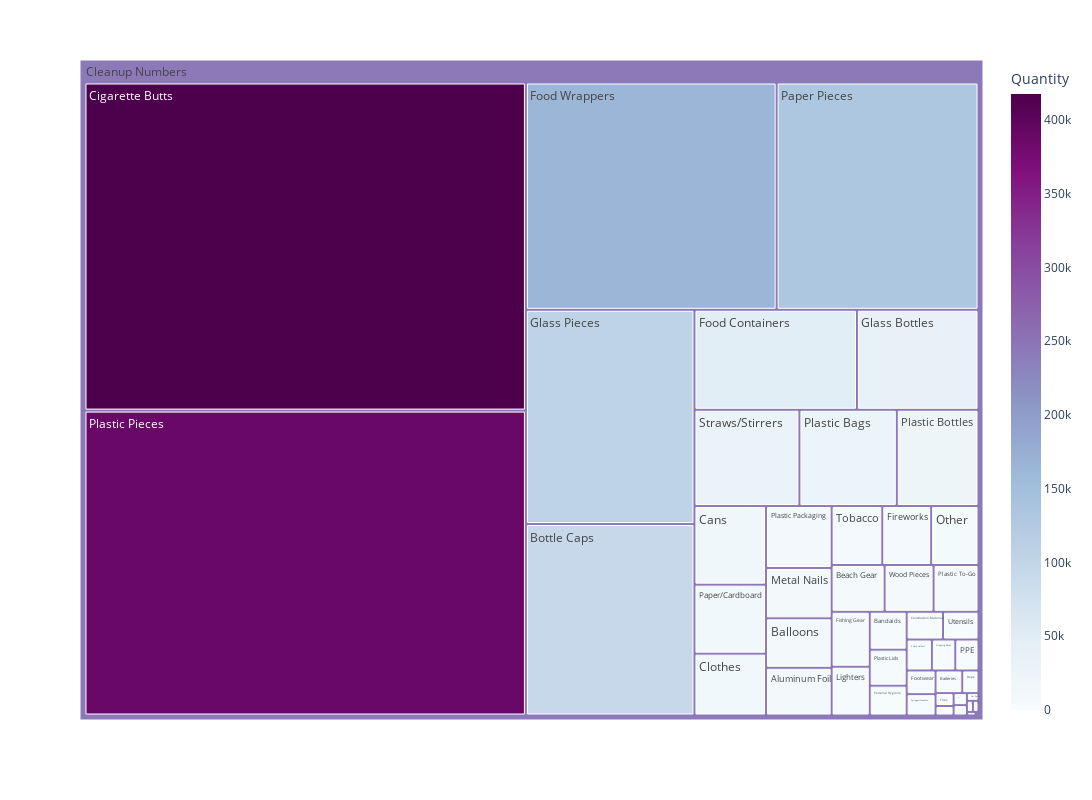

Notebook cell for this chart:
### Markdown cell above
The above graph is a circle packing graph which shows the total number of items cleaned up by Save Our Shores 2013-2022, sorted by the most common categories.

We can show the same information as a treemap, see below.

### Code cell
fig = plots.treemap_graph(sos_data)
fig.show()

### Figure 1 — Plotly figure (JSON) as saved in the notebook; plotly's stock layout.template omitted (floating-point values rounded to 4 significant figures)
{"data": [{"branchvalues": "total", "customdata": [[2252], [9020], [494], [398], [9348], [4028], [1746], [7141], [461], [192], [93007], [16212], [29], [257], [417483], [12761], [2907], [179], [8303], [6034], [46830], [164266], [1970.0], [35026], [104082], [5359], [9526], [8043], [2068], [132263], [14234], [3174], [27025], [22669], [3833], [11713], [388000.0], [6058], [1058], [90], [2090], [29129], [1776], [671.2], [8609], [2837], [6604.0], [242600.0]], "domain": {"x": [0, 1], "y": [0, 1]}, "hovertemplate": "labels=%{label}<br>Quantity_sum=%{value}<br>parent=%{parent}<br>id=%{id}<br>Quantity=%{color}<extra></extra>", "ids": ["Cleanup Numbers/6-Pack Holders", "Cleanup Numbers/Aluminum Foil", "Cleanup Numbers/Appliances", "Cleanup Numbers/Bagged Pet Waste", "Cleanup Numbers/Balloons", "Cleanup Numbers/Bandaids", "Cleanup Numbers/Batteries", "Cleanup Numbers/Beach Gear", "Cleanup Numbers/Beverage Pouches", "Cleanup Numbers/Bikes", "Cleanup Numbers/Bottle Caps", "Cleanup Numbers/Cans", "Cleanup Numbers/Car Batteries", "Cleanup Numbers/Car Parts", "Cleanup Numbers/Cigarette Butts", "Cleanup Numbers/Clothes", "Cleanup Numbers/Construction Materials", "Cleanup Numbers/E-Waste", "Cleanup Numbers/Fireworks", "Cleanup Numbers/Fishing Gear", "Cleanup Numbers/Food Containers", "Cleanup Numbers/Food Wrappers", "Cleanup Numbers/Footwear", "Cleanup Numbers/Glass Bottles", "Cleanup Numbers/Glass Pieces", "Cleanup Numbers/Lighters", "Cleanup Numbers/Metal Nails", "Cleanup Numbers/Other", "Cleanup Numbers/PPE", "Cleanup Numbers/Paper Pieces", "Cleanup Numbers/Paper/Cardboard", "Cleanup Numbers/Personal Hygiene", "Cleanup Numbers/Plastic Bags", "Cleanup Numbers/Plastic Bottles", "Cleanup Numbers/Plastic Lids", "Cleanup Numbers/Plastic Packaging", "Cleanup Numbers/Plastic Pieces", "Cleanup Numbers/Plastic To-Go", "Cleanup Numbers/Rope", "Cleanup Numbers/Shopping Carts", "Cleanup Numbers/Strapping Bands", "Cleanup Numbers/Straws/Stirrers", "Cleanup Numbers/Syringes/Needles", "Cleanup Numbers/Tires", "Cleanup Numbers/Tobacco", "Cleanup Numbers/Utensils", "Cleanup Numbers/Wood Pieces", "Cleanup Numbers"], "labels": ["6-Pack Holders", "Aluminum Foil", "Appliances", "Bagged Pet Waste", "Balloons", "Bandaids", "Batteries", "Beach Gear", "Beverage Pouches", "Bikes", "Bottle Caps", "Cans", "Car Batteries", "Car Parts", "Cigarette Butts", "Clothes", "Construction Materials", "E-Waste", "Fireworks", "Fishing Gear", "Food Containers", "Food Wrappers", "Footwear", "Glass Bottles", "Glass Pieces", "Lighters", "Metal Nails", "Other", "PPE", "Paper Pieces", "Paper/Cardboard", "Personal Hygiene", "Plastic Bags", "Plastic Bottles", "Plastic Lids", "Plastic Packaging", "Plastic Pieces", "Plastic To-Go", "Rope", "Shopping Carts", "Strapping Bands", "Straws/Stirrers", "Syringes/Needles", "Tires", "Tobacco", "Utensils", "Wood Pieces", "Cleanup Numbers"], "marker": {"coloraxis": "coloraxis", "colors": [2252, 9020, 494, 398, 9348, 4028, 1746, 7141, 461, 192, 93007, 16212, 29, 257, 417483, 12761, 2907, 179, 8303, 6034, 46830, 164266, 1970.0, 35026, 104082, 5359, 9526, 8043, 2068, 132263, 14234, 3174, 27025, 22669, 3833, 11713, 388000.0, 6058, 1058, 90, 2090, 29129, 1776, 671.2, 8609, 2837, 6604.0, 242600.0]}, "name": "", "parents": ["Cleanup Numbers", "Cleanup Numbers", "Cleanup Numbers", "Cleanup Numbers", "Cleanup Numbers", "Cleanup Numbers", "Cleanup Numbers", "Cleanup Numbers", "Cleanup Numbers", "Cleanup Numbers", "Cleanup Numbers", "Cleanup Numbers", "Cleanup Numbers", "Cleanup Numbers", "Cleanup Numbers", "Cleanup Numbers", "Cleanup Numbers", "Cleanup Numbers", "Cleanup Numbers", "Cleanup Numbers", "Cleanup Numbers", "Cleanup Numbers", "Cleanup Numbers", "Cleanup Numbers", "Cleanup Numbers", "Cleanup Numbers", "Cleanup Numbers", "Cleanup Numbers", "Cleanup Numbers", "Cleanup Numbers", "Cleanup Numbers", "Cleanup Numbers", "Cleanup Numbers", "Cleanup Numbers", "Cleanup Numbers", "Cleanup Numbers", "Cleanup Numbers", "Cleanup Numbers", "Cleanup Numbers", "Cleanup Numbers", "Cleanup Numbers", "Cleanup Numbers", "Cleanup Numbers", "Cleanup Numbers", "Cleanup Numbers", "Cleanup Numbers", "Cleanup Numbers", ""], "type": "treemap", "values": [2252, 9020, 494, 398, 9348, 4028, 1746, 7141, 461, 192, 93007, 16212, 29, 257, 417483, 12761, 2907, 179, 8303, 6034, 46830, 164266, 1970.0, 35026, 104082, 5359, 9526, 8043, 2068, 132263, 14234, 3174, 27025, 22669, 3833, 11713, 388000.0, 6058, 1058, 90, 2090, 29129, 1776, 671.2, 8609, 2837, 6604.0, 1631000.0]}], "layout": {"autosize": false, "coloraxis": {"colorbar": {"title": {"text": "Quantity"}}, "colorscale": [[0, "rgb(247,252,253)"], [0.125, "rgb(224,236,244)"], [0.25, "rgb(191,211,230)"], [0.375, "rgb(158,188,218)"], [0.5, "rgb(140,150,198)"], [0.625, "rgb(140,107,177)"], [0.75, "rgb(136,65,157)"], [0.875, "rgb(129,15,124)"], [1, "rgb(77,0,75)"]]}, "height": 800, "legend": {"tracegroupgap": 0}, "margin": {"t": 60}, "width": 1100}}
